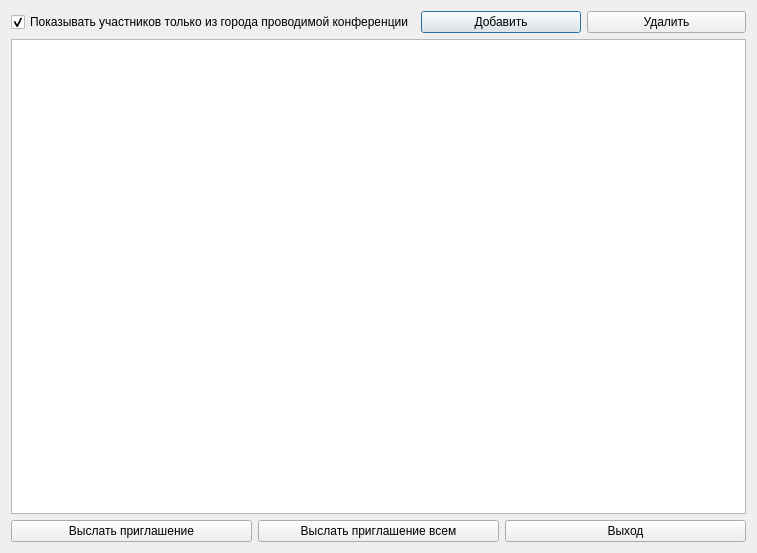
<?xml version="1.0" encoding="UTF-8"?>
<ui version="4.0">
 <class>invitations</class>
 <widget class="QDialog" name="invitations">
  <property name="geometry">
   <rect>
    <x>0</x>
    <y>0</y>
    <width>757</width>
    <height>553</height>
   </rect>
  </property>
  <property name="windowTitle">
   <string>Dialog</string>
  </property>
  <layout class="QVBoxLayout" name="verticalLayout">
   <item>
    <layout class="QHBoxLayout" name="horizontalLayout_2">
     <item>
      <widget class="QCheckBox" name="checkBox">
       <property name="text">
        <string>Показывать участников только из города проводимой конференции</string>
       </property>
       <property name="checked">
        <bool>true</bool>
       </property>
      </widget>
     </item>
     <item>
      <widget class="QPushButton" name="pushButton_4">
       <property name="text">
        <string>Добавить</string>
       </property>
      </widget>
     </item>
     <item>
      <widget class="QPushButton" name="pushButton_5">
       <property name="text">
        <string>Удалить</string>
       </property>
      </widget>
     </item>
    </layout>
   </item>
   <item>
    <widget class="QTableView" name="tableView"/>
   </item>
   <item>
    <layout class="QHBoxLayout" name="horizontalLayout">
     <item>
      <widget class="QPushButton" name="pushButton_2">
       <property name="text">
        <string>Выслать приглашение</string>
       </property>
      </widget>
     </item>
     <item>
      <widget class="QPushButton" name="pushButton_3">
       <property name="text">
        <string>Выслать приглашение всем</string>
       </property>
      </widget>
     </item>
     <item>
      <widget class="QPushButton" name="pushButton">
       <property name="text">
        <string>Выход</string>
       </property>
      </widget>
     </item>
    </layout>
   </item>
  </layout>
 </widget>
 <resources/>
 <connections/>
</ui>
